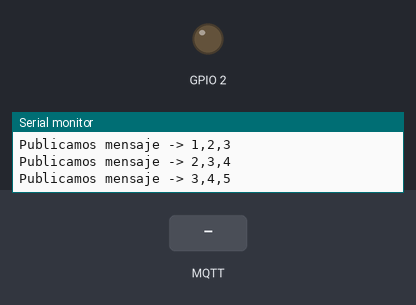
This program was run on a simulated ESP32. Shown: output pins drawn as LEDs (lit = HIGH), the last lines printed to the serial monitor. Inputs (shaded band) come from the test bench. WiFi joins after 1.5 s; servers stay silent unless stated; random numbers use the default seed unless the program sets one; no MQTT or app messages arrive unless stated.

Above: at 2.7 s.
2.8 s: MQTT message "on" arrives on the first subscribed topic
At 3.6 s:
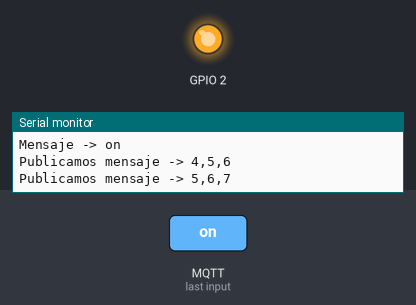
4.3 s: MQTT message "1" arrives on the first subscribed topic
At 4.7 s:
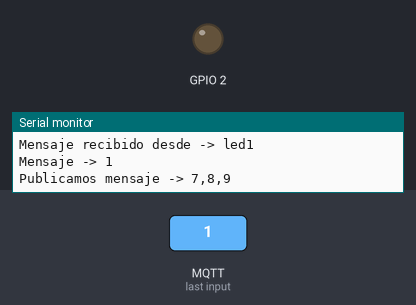
5.8 s: MQTT message "on" arrives on the second subscribed topic
At 7.0 s:
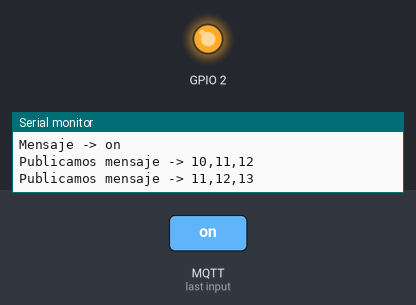
7.3 s: MQTT message "0" arrives on the first subscribed topic
At 8.2 s:
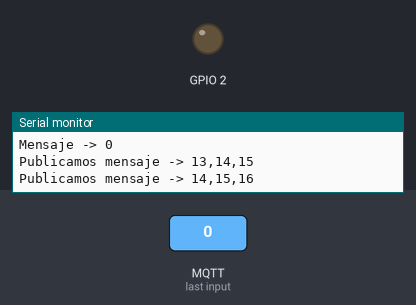
Timing chart, 0 to 9.8 s (numbered marks = the images above; inputs shaded):
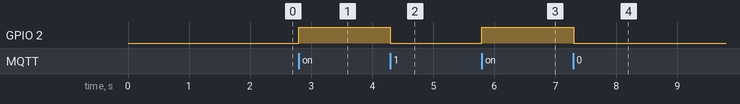

Measured:
- after the input at 2.8 s, GPIO 2: LOW → HIGH at once
- after the input at 4.3 s, GPIO 2: HIGH → LOW at once
- after the input at 5.8 s, GPIO 2: LOW → HIGH at once
- after the input at 7.3 s, GPIO 2: HIGH → LOW at once

The program:

main.cpp
```cpp
#include <Arduino.h>
#include <WiFi.h>
#include <PubSubClient.h>

const char* ssid     = "GByP";
const char* password = "pingpong";

const char *mqtt_server = "cursoiot.ga";
const int mqtt_port = 1883;
const char *mqtt_user = "web_client";
const char *mqtt_pass = "121212";

WiFiClient espClient;
PubSubClient client(espClient);

long lastMsg = 0;
char msg[25];

int temp1 = 0;
int temp2 = 1;
int volts = 2;

//*****************************
//*** DECLARACION FUNCIONES ***
//*****************************
void setup_wifi();
void callback(char* topic, byte* payload, unsigned int length);
void reconnect();

void setup() {
	pinMode(BUILTIN_LED, OUTPUT);
	Serial.begin(115200);
	randomSeed(micros());
	setup_wifi();
	client.setServer(mqtt_server, mqtt_port);
	client.setCallback(callback);
}

void loop() {
	if (!client.connected()) {
		reconnect();
	}

	client.loop();

	long now = millis();
	if (now - lastMsg > 500){
		lastMsg = now;
		temp1++;
		temp2++;
		volts++;

		String to_send = String(temp1) + "," + String(temp2) + "," + String(volts);
		to_send.toCharArray(msg, 25);
		Serial.print("Publicamos mensaje -> ");
		Serial.println(msg);
		client.publish("values", msg);
	}
}


//*****************************
//***    CONEXION WIFI      ***
//*****************************
void setup_wifi(){
	delay(10);
	// Nos conectamos a nuestra red Wifi
	Serial.println();
	Serial.print("Conectando a ");
	Serial.println(ssid);

	WiFi.begin(ssid, password);

	while (WiFi.status() != WL_CONNECTED) {
		delay(500);
		Serial.print(".");
	}

	Serial.println("");
	Serial.println("Conectado a red WiFi!");
	Serial.println("Dirección IP: ");
	Serial.println(WiFi.localIP());
}


void callback(char* topic, byte* payload, unsigned int length){
	String incoming = "";
	Serial.print("Mensaje recibido desde -> ");
	Serial.print(topic);
	Serial.println("");
	for (int i = 0; i < length; i++) {
		incoming += (char)payload[i];
	}
	incoming.trim();
	Serial.println("Mensaje -> " + incoming);

	if ( incoming == "on") {
		digitalWrite(BUILTIN_LED, HIGH);
	} else {
		digitalWrite(BUILTIN_LED, LOW);
	}
}

void reconnect() {

	while (!client.connected()) {
		Serial.print("Intentando conexión Mqtt...");
		// Creamos un cliente ID
		String clientId = "esp32_";
		clientId += String(random(0xffff), HEX);
		// Intentamos conectar
		if (client.connect(clientId.c_str(),mqtt_user,mqtt_pass)) {
			Serial.println("Conectado!");
			// Nos suscribimos
			client.subscribe("led1");
			client.subscribe("led2");
		} else {
			Serial.print("falló :( con error -> ");
			Serial.print(client.state());
			Serial.println(" Intentamos de nuevo en 5 segundos");

			delay(5000);
		}
	}
}
```
